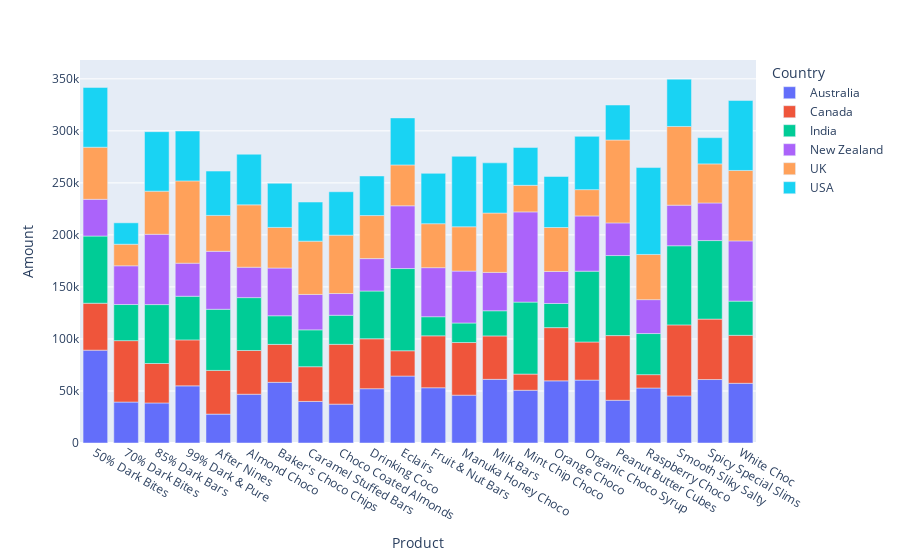

Notebook code for this chart:
### Code cell
px.bar(df1,x="Product",y="Amount",color="Country")

### Figure 1 — Plotly figure (JSON) as saved in the notebook; plotly's stock layout.template omitted (floating-point values rounded to 4 significant figures)
{"data": [{"alignmentgroup": "True", "hovertemplate": "Country=Australia<br>Product=%{x}<br>Amount=%{y}<extra></extra>", "legendgroup": "Australia", "marker": {"color": "#636efa", "pattern": {"shape": ""}}, "name": "Australia", "offsetgroup": "Australia", "orientation": "v", "showlegend": true, "textposition": "auto", "type": "bar", "x": ["50% Dark Bites", "70% Dark Bites", "85% Dark Bars", "99% Dark & Pure", "After Nines", "Almond Choco", "Baker's Choco Chips", "Caramel Stuffed Bars", "Choco Coated Almonds", "Drinking Coco", "Eclairs", "Fruit & Nut Bars", "Manuka Honey Choco", "Milk Bars", "Mint Chip Choco", "Orange Choco", "Organic Choco Syrup", "Peanut Butter Cubes", "Raspberry Choco", "Smooth Sliky Salty", "Spicy Special Slims", "White Choc"], "xaxis": "x", "y": [89222, 39354, 38479, 54908, 27769, 46879, 58303, 39949, 37345, 52199, 64323, 53088, 45969, 61173, 50701, 59717, 60445, 41055, 52829, 45269, 61005, 57386], "yaxis": "y"}, {"alignmentgroup": "True", "hovertemplate": "Country=Canada<br>Product=%{x}<br>Amount=%{y}<extra></extra>", "legendgroup": "Canada", "marker": {"color": "#EF553B", "pattern": {"shape": ""}}, "name": "Canada", "offsetgroup": "Canada", "orientation": "v", "showlegend": true, "textposition": "auto", "type": "bar", "x": ["50% Dark Bites", "70% Dark Bites", "85% Dark Bars", "99% Dark & Pure", "After Nines", "Almond Choco", "Baker's Choco Chips", "Caramel Stuffed Bars", "Choco Coated Almonds", "Drinking Coco", "Eclairs", "Fruit & Nut Bars", "Manuka Honey Choco", "Milk Bars", "Mint Chip Choco", "Orange Choco", "Organic Choco Syrup", "Peanut Butter Cubes", "Raspberry Choco", "Smooth Sliky Salty", "Spicy Special Slims", "White Choc"], "xaxis": "x", "y": [45115, 59024, 37926, 44198, 41993, 42028, 36456, 33376, 57463, 47964, 24325, 49924, 50589, 41727, 15547, 51156, 36631, 62181, 12873, 68257, 58051, 46095], "yaxis": "y"}, {"alignmentgroup": "True", "hovertemplate": "Country=India<br>Product=%{x}<br>Amount=%{y}<extra></extra>", "legendgroup": "India", "marker": {"color": "#00cc96", "pattern": {"shape": ""}}, "name": "India", "offsetgroup": "India", "orientation": "v", "showlegend": true, "textposition": "auto", "type": "bar", "x": ["50% Dark Bites", "70% Dark Bites", "85% Dark Bars", "99% Dark & Pure", "After Nines", "Almond Choco", "Baker's Choco Chips", "Caramel Stuffed Bars", "Choco Coated Almonds", "Drinking Coco", "Eclairs", "Fruit & Nut Bars", "Manuka Honey Choco", "Milk Bars", "Mint Chip Choco", "Orange Choco", "Organic Choco Syrup", "Peanut Butter Cubes", "Raspberry Choco", "Smooth Sliky Salty", "Spicy Special Slims", "White Choc"], "xaxis": "x", "y": [64547, 34713, 56630, 41923, 58758, 50820, 27510, 35427, 27958, 45892, 79009, 18368, 18760, 24206, 69153, 23219, 68075, 76909, 39501, 76041, 75495, 32886], "yaxis": "y"}, {"alignmentgroup": "True", "hovertemplate": "Country=New Zealand<br>Product=%{x}<br>Amount=%{y}<extra></extra>", "legendgroup": "New Zealand", "marker": {"color": "#ab63fa", "pattern": {"shape": ""}}, "name": "New Zealand", "offsetgroup": "New Zealand", "orientation": "v", "showlegend": true, "textposition": "auto", "type": "bar", "x": ["50% Dark Bites", "70% Dark Bites", "85% Dark Bars", "99% Dark & Pure", "After Nines", "Almond Choco", "Baker's Choco Chips", "Caramel Stuffed Bars", "Choco Coated Almonds", "Drinking Coco", "Eclairs", "Fruit & Nut Bars", "Manuka Honey Choco", "Milk Bars", "Mint Chip Choco", "Orange Choco", "Organic Choco Syrup", "Peanut Butter Cubes", "Raspberry Choco", "Smooth Sliky Salty", "Spicy Special Slims", "White Choc"], "xaxis": "x", "y": [35294, 37226, 67550, 31773, 55699, 29211, 45906, 34013, 20888, 31157, 60319, 47124, 49889, 36855, 86709, 30758, 53074, 31374, 32592, 39004, 36127, 57876], "yaxis": "y"}, {"alignmentgroup": "True", "hovertemplate": "Country=UK<br>Product=%{x}<br>Amount=%{y}<extra></extra>", "legendgroup": "UK", "marker": {"color": "#FFA15A", "pattern": {"shape": ""}}, "name": "UK", "offsetgroup": "UK", "orientation": "v", "showlegend": true, "textposition": "auto", "type": "bar", "x": ["50% Dark Bites", "70% Dark Bites", "85% Dark Bars", "99% Dark & Pure", "After Nines", "Almond Choco", "Baker's Choco Chips", "Caramel Stuffed Bars", "Choco Coated Almonds", "Drinking Coco", "Eclairs", "Fruit & Nut Bars", "Manuka Honey Choco", "Milk Bars", "Mint Chip Choco", "Orange Choco", "Organic Choco Syrup", "Peanut Butter Cubes", "Raspberry Choco", "Smooth Sliky Salty", "Spicy Special Slims", "White Choc"], "xaxis": "x", "y": [50092, 20713, 41447, 79100, 34524, 59948, 39018, 51233, 56091, 41384, 39277, 42266, 42602, 57036, 25536, 42252, 25284, 79695, 43421, 75628, 37562, 67683], "yaxis": "y"}, {"alignmentgroup": "True", "hovertemplate": "Country=USA<br>Product=%{x}<br>Amount=%{y}<extra></extra>", "legendgroup": "USA", "marker": {"color": "#19d3f3", "pattern": {"shape": ""}}, "name": "USA", "offsetgroup": "USA", "orientation": "v", "showlegend": true, "textposition": "auto", "type": "bar", "x": ["50% Dark Bites", "70% Dark Bites", "85% Dark Bars", "99% Dark & Pure", "After Nines", "Almond Choco", "Baker's Choco Chips", "Caramel Stuffed Bars", "Choco Coated Almonds", "Drinking Coco", "Eclairs", "Fruit & Nut Bars", "Manuka Honey Choco", "Milk Bars", "Mint Chip Choco", "Orange Choco", "Organic Choco Syrup", "Peanut Butter Cubes", "Raspberry Choco", "Smooth Sliky Salty", "Spicy Special Slims", "White Choc"], "xaxis": "x", "y": [57442, 20580, 57197, 47894, 42588, 48650, 42420, 37590, 41741, 38059, 45192, 48377, 67732, 48251, 36323, 49042, 51191, 33628, 83524, 45493, 25214, 67221], "yaxis": "y"}], "layout": {"barmode": "relative", "legend": {"title": {"text": "Country"}, "tracegroupgap": 0}, "margin": {"t": 60}, "xaxis": {"anchor": "y", "domain": [0, 1], "title": {"text": "Product"}}, "yaxis": {"anchor": "x", "domain": [0, 1], "title": {"text": "Amount"}}}}
